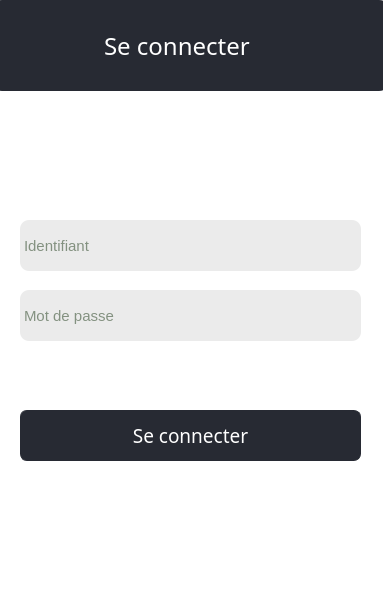
<?xml version="1.0" encoding="UTF-8"?>
<ui version="4.0">
 <class>authentification</class>
 <widget class="QDialog" name="authentification">
  <property name="geometry">
   <rect>
    <x>0</x>
    <y>0</y>
    <width>383</width>
    <height>616</height>
   </rect>
  </property>
  <property name="windowTitle">
   <string>Dialog</string>
  </property>
  <property name="styleSheet">
   <string notr="true"/>
  </property>
  <widget class="QLabel" name="label_25">
   <property name="geometry">
    <rect>
     <x>-10</x>
     <y>20</y>
     <width>401</width>
     <height>701</height>
    </rect>
   </property>
   <property name="styleSheet">
    <string notr="true">background-color: white;
border-radius: 12px;
border-color: white;
	padding: 5px;
border-width: 3px;
border-style: solid ;</string>
   </property>
   <property name="text">
    <string/>
   </property>
  </widget>
  <widget class="QPushButton" name="ajouterclient_3">
   <property name="geometry">
    <rect>
     <x>20</x>
     <y>410</y>
     <width>341</width>
     <height>51</height>
    </rect>
   </property>
   <property name="font">
    <font>
     <family>Javanese Text</family>
     <pointsize>14</pointsize>
     <weight>50</weight>
     <bold>false</bold>
    </font>
   </property>
   <property name="styleSheet">
    <string notr="true">QPushButton
{
	background-color: #272a33;
	color: #ffffff;
	
	border-style: solid;
	border-width: 1px;
	border-radius: 7px;
	border-color: #272a33;
	padding: 5px;

}


QPushButton::flat
{
	background-color: black;
	border: none;
	color: #fff;

}


QPushButton::disabled
{
	background-color: #404040;
	color: #656565;
	border-color: #051a39;

}


QPushButton::hover
{
	background-color: black;
	border: black;

}


QPushButton::pressed
{
	background-color:black;
	border: 1px solid #black;

}


QPushButton::checked
{
	background-color: black;
	border: 1px solid black;

}
</string>
   </property>
   <property name="text">
    <string>Se connecter</string>
   </property>
  </widget>
  <widget class="QLineEdit" name="lineEditprenom_18">
   <property name="geometry">
    <rect>
     <x>20</x>
     <y>290</y>
     <width>341</width>
     <height>51</height>
    </rect>
   </property>
   <property name="styleSheet">
    <string notr="true">QLineEdit
{
display: block;
font-size: 15px;
  color: #1b3815;
  line-height: 1.2;

background-color: #ebebeb;
	border-width: 1px;
	border-radius: 9px;
	border-color: #e6e6e6;
	padding: 2px;

}


QLineEdit::disabled
{
	background-color: #404040;
	color: #656565;
	border-width: 1px;
	border-radius: 9px;
	border-color: #051a39;
	padding: 2px;

}</string>
   </property>
   <property name="echoMode">
    <enum>QLineEdit::Password</enum>
   </property>
   <property name="placeholderText">
    <string>Mot de passe</string>
   </property>
  </widget>
  <widget class="QLineEdit" name="lineEditprenom_16">
   <property name="geometry">
    <rect>
     <x>20</x>
     <y>220</y>
     <width>341</width>
     <height>51</height>
    </rect>
   </property>
   <property name="styleSheet">
    <string notr="true">QLineEdit
{
display: block;
font-size: 15px;
  color: #1b3815;
  line-height: 1.2;

background-color: #ebebeb;
	border-width: 1px;
	border-radius: 9px;
	border-color: #e6e6e6;
	padding: 2px;

}


QLineEdit::disabled
{
	background-color: #404040;
	color: #656565;
	border-width: 1px;
	border-radius: 9px;
	border-color: #051a39;
	padding: 2px;

}</string>
   </property>
   <property name="placeholderText">
    <string>Identifiant</string>
   </property>
  </widget>
  <widget class="QLabel" name="label_26">
   <property name="geometry">
    <rect>
     <x>-10</x>
     <y>0</y>
     <width>401</width>
     <height>91</height>
    </rect>
   </property>
   <property name="styleSheet">
    <string notr="true">background-color: #272a33;;
border-radius: 12px;
border-color: #272a33;;
	padding: 5px;
border-width: 3px;
border-style: solid ;</string>
   </property>
   <property name="text">
    <string/>
   </property>
  </widget>
  <widget class="QLabel" name="label_27">
   <property name="geometry">
    <rect>
     <x>90</x>
     <y>20</y>
     <width>201</width>
     <height>51</height>
    </rect>
   </property>
   <property name="font">
    <font>
     <family>Javanese Text</family>
     <pointsize>18</pointsize>
     <weight>50</weight>
     <italic>false</italic>
     <bold>false</bold>
    </font>
   </property>
   <property name="styleSheet">
    <string notr="true">background-color: transparent;
color: white;
border-color: #272a33;
	padding: 8px;

border-style: solid ;</string>
   </property>
   <property name="text">
    <string>Se connecter</string>
   </property>
  </widget>
 </widget>
 <resources/>
 <connections/>
</ui>
